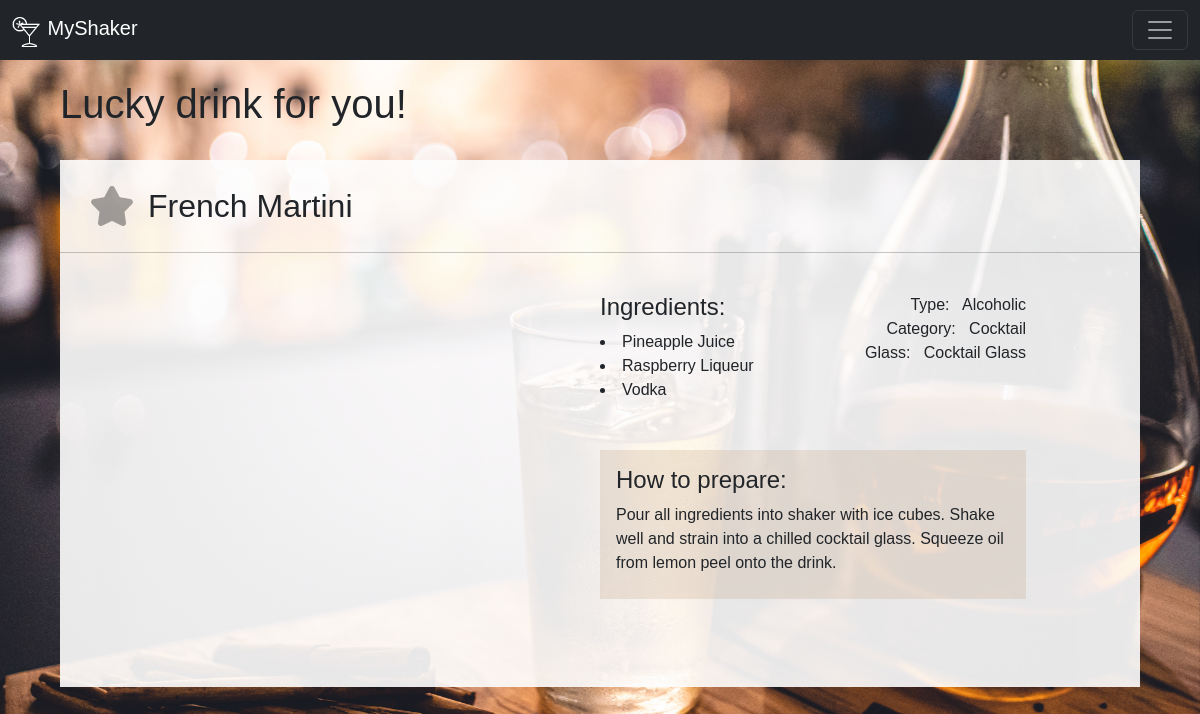
The page /luck (signed in) on the database its author committed.
### shaker/models.py (models this page shows, shortened)
class Drink(models.Model):
    creator = models.ForeignKey(User, on_delete=models.CASCADE, null=True, blank=True)
    name = models.CharField(max_length=50)
    alcoholic = models.BooleanField(default=True)
    category =  models.ForeignKey("Category", on_delete=models.CASCADE, related_name="related_listings", null=True, blank=True)
    glass = models.ForeignKey("Glass", on_delete=models.CASCADE, related_name="used_for", null=True, blank=True)
    ingredients = models.ManyToManyField("Ingredient", related_name="used_for", blank=True)
    instructions = models.CharField(max_length=3000)
    image_url = models.URLField(default=None, blank=True)

class Ingredient(models.Model):
    name = models.CharField(max_length=30, primary_key=True)
    def __str__(self):
        return self.name

class Category(models.Model):
    name = models.CharField(max_length=30, primary_key=True)
    class Meta:
        verbose_name_plural = "categories"
    def __str__(self):
        return self.name

class Glass(models.Model):
    name = models.CharField(max_length=30, primary_key=True)
    class Meta:
        verbose_name_plural = "glasses"
    def __str__(self):
        return self.name

### shaker/views.py (the view)
# urls.py: path("luck", views.luck, name="luck"),
def luck(request):
    random_drink = Drink.objects.order_by("?")[0]
    return render(
        request,
        "shaker/single_drink.html",
        {"drink": random_drink, "page_heading": "Lucky drink for you!"},
    )

### shaker/templates/shaker/single_drink.html (shortened to what this page needs)
{% extends "shaker/layout.html" %}
{% load static %}
{% block body %}
<br>
<div class="g-0 position-relative upper-part">
        <div class="d-flex ">
        {% if user.is_authenticated %}
            <div class="favorite_button_div">
                <button id="{{ drink.id }}-{{ user.id }}" class="btn btn-light favorite_button"><img src="{% static 'shaker/star-grey.png' %}" alt=""></button>
            </div>
        {% else %}
            <div class="not_a_button"></div>
        {% endif %}
        <h2 class="single-name">{{ drink.name }}</h2>
        </div>
        <hr>
    <div class="row g-0  position-relative main-window">
        <div class="col-md-6 mb-md-0 p-md-4 left-side">
        </div>
    <div class="col-md-5 p-4 ps-md-0 main-content">
        <div class="position-relative">
            <div>
                <h4>Ingredients:</h4>
                {% for ingredient in drink.ingredients.all %}
                    <li>{{ ingredient }}</li>
                {% endfor %}
            </div>
            <div class="position-absolute top-0 end-0">
                <div class="basic-group">
                    {% if drink.alcoholic %}
                    <p class="basic-info">Type:   Alcoholic</p>
                    {% else %}
                    <p class="basic-info">Type:   Non-alcoholic</p>
                    {% endif %}
                    <p class="basic-info">Category:   {{ drink.category }}</p>
                    <p class="basic-info">Glass:   {{ drink.glass }}</p>
                </div>
            </div>
        </div>
        <div class="instructions">
            <h4 class="mt-0">How to prepare:</h4>
            <div> {{ drink.instructions }}</div>
        </div>
    </div>
    </div>
</div>
{% endblock %}

### shaker/templates/shaker/layout.html (shortened to what this page needs)
{% load static %}
<!DOCTYPE html>
<html lang="en">
    <head>
        <link href="https://cdn.jsdelivr.net/npm/bootstrap@5.2.0/dist/css/bootstrap.min.css" rel="stylesheet">
        <link href="{% static 'shaker/styles.css' %}" rel="stylesheet">
    </head>
    <body>
        <nav class="navbar navbar-dark bg-dark fixed-top">
            <div class="container-fluid">
              <a class="navbar-brand" href="{% url 'index' %}"><img src="/static/shaker/cocktailwhite.png" alt="" width="30" height="30" class="d-inline-block align-text-top">
                MyShaker</a>
              {% if user.is_authenticated %}
              <button class="navbar-toggler" type="button" data-bs-toggle="offcanvas" data-bs-target="#offcanvasDarkNavbar" aria-controls="offcanvasDarkNavbar">
                <span class="navbar-toggler-icon"></span>
              </button>
              {% else %}
                <div class="d-flex">
                    <a class="nav-link nav-login-logout" href="{% url 'login' %}">Log in</a>
                    <a class="nav-link nav-login-logout" href="{% url 'register' %}">Register</a>
                </div>
              {% endif %}
            </div>
          </nav>
          <div class="body-div fade-in-bck">
            {% if page_heading %}
            <h1>{{ page_heading }}</h1>
            {% endif %}
              {% block body %}
              {%endblock %}
          </div>
    </body>
</html>

### shaker/static/shaker/styles.css (style rules this page uses)
html { background: black; }
body { font-family: 'Gill Sans', 'Trebuchet MS', sans-serif; padding: 5%; padding-top: 5em; background: url("background_photo.jpg") no-repeat center center fixed; -webkit-background-size: cover; -moz-background-size: cover; -o-background-size: cover; background-size: cover; min-height: 100vh; }
a, .add_new:hover { color:brown; }
.basic-info { white-space: pre; margin: 0em; }
.btn-light { background-color: rgb(229 75 75 / 25%); color: white; }
.favorite_button_div { background-color: rgba(0, 0, 0, 0); padding-left: 1em; }
.favorite_button { background-color:rgba(0, 0, 0, 0); border: none; }
.single-name { text-align: center; margin:auto; margin-left: 0em; }
.upper-part { padding-top: 1em; }
.instructions { margin-top: 1em; background-color: rgba(183, 145, 105, 0.207); padding: 1em; padding-bottom: 1.5em; margin-top: 3em; margin-bottom: 2em; }
.basic-group { text-align: right; }
.main-content { text-align: left; margin-right: auto; padding-right: 3em; }
.main-window { margin: 0%; padding-bottom: 2em; }
.left-side { text-align: center; }
.upper-part { background-color: rgba(253, 253, 253, 0.907); }
.fade-in-bck { animation: fade-in-bck 0.8s cubic-bezier(0.390, 0.575, 0.565, 1.000) both; }

### rows shown on the page
Drink: name "French Martini", category "Cocktail", glass "Cocktail Glass", instructions "Pour all ingredients into shaker with ice cubes. Shake well and strain into a chilled cocktail glass. Squeeze oil from lemon peel onto the drink."
Ingredient: name "Pineapple Juice"
Ingredient: name "Raspberry Liqueur"
Ingredient: name "Vodka"

### other values the page prints
{{ page_heading }} "Lucky drink for you!"
